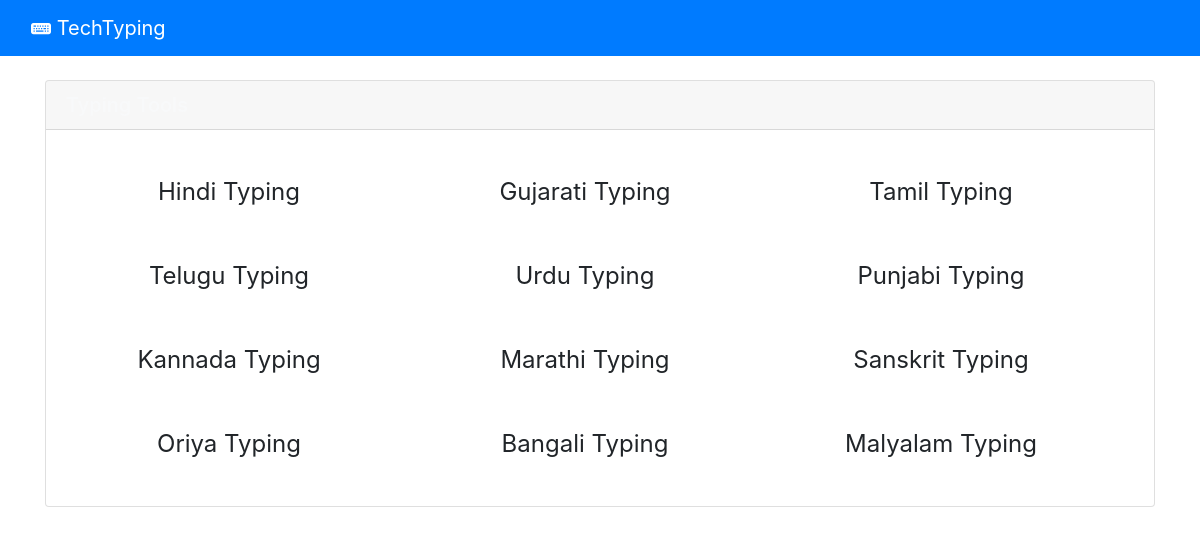
The page / on the database its author committed.
### tables this page shows
CREATE TABLE `typingtools` (
  `id` int(11) NOT NULL,
  `lang_name` varchar(255) NOT NULL,
  `lang_value` varchar(255) NOT NULL,
  `google_value` varchar(255) NOT NULL
);

### index.php (the view, shortened to what this page needs)
<?php
require './inc/db.php';
?>
<!doctype html>
<html lang="en">
  <head>
    <link rel="stylesheet" href="https://stackpath.bootstrapcdn.com/bootstrap/4.3.1/css/bootstrap.min.css">
    <link rel="stylesheet" href="https://cdn.jsdelivr.net/npm/bootstrap-icons@1.5.0/font/bootstrap-icons.css">
  </head>
  <body>
      <?php include './inc/header.php';?>
<div class="container">
<div class="card mt-4 ">
  <h5 class="card-header tt  text-light">Typing Tools</h5>
  <div class="card-body d-flex  justify-content-around col-12 row">
<?php
$sel1 = "SELECT * FROM typingtools";
$run1 = mysqli_query($con, $sel1);
while($tool = mysqli_fetch_assoc($run1)){
    ?>
<a href="./typingtool.php?lang=<?= $tool ['lang_value'] ?>" class="btn col-3 m-2"><?= $tool ['lang_name'] ?>  Typing</a>
    <?php
}
?>
  </div>
</div>
</div>
  </body>
</html>

### inc/header.php
<nav class="navbar navbar-dark bg-primary">
  <div class="container-fluid">
    <a class="navbar-brand" href="./index.php">
    <i class="bi bi-keyboard-fill align-center"></i>
      TechTyping
    </a>
  </div>
</nav>

### index.php (style rules this page uses)
.tt { animation: bg 1s infinite forwards; }
.btn { font-size: 1.5rem; cursor: pointer; animation: border 1s infinite forwards; transition: all 0.5s ease; padding: 15px 15px; }

### rows shown on the page
typingtools: lang_name "Hindi"
typingtools: lang_name "Gujarati"
typingtools: lang_name "Tamil"
typingtools: lang_name "Telugu"
typingtools: lang_name "Urdu"
typingtools: lang_name "Punjabi"
typingtools: lang_name "Kannada"
typingtools: lang_name "Marathi"
typingtools: lang_name "Sanskrit"
typingtools: lang_name "Oriya"
typingtools: lang_name "Bangali"
typingtools: lang_name "Malyalam"
